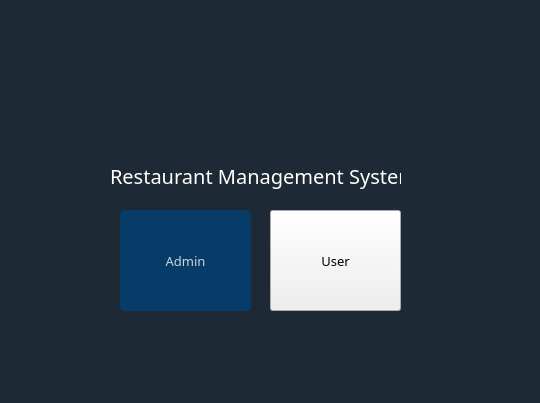
<?xml version="1.0" encoding="UTF-8"?>
<ui version="4.0">
 <class>Form</class>
 <widget class="QWidget" name="Form">
  <property name="geometry">
   <rect>
    <x>0</x>
    <y>0</y>
    <width>540</width>
    <height>403</height>
   </rect>
  </property>
  <property name="windowTitle">
   <string>Form</string>
  </property>
  <widget class="QLabel" name="label">
   <property name="geometry">
    <rect>
     <x>-20</x>
     <y>0</y>
     <width>571</width>
     <height>571</height>
    </rect>
   </property>
   <property name="styleSheet">
    <string notr="true">background-color:rgba(16,30,41,240);
border-radius: 10px;</string>
   </property>
   <property name="text">
    <string/>
   </property>
  </widget>
  <widget class="QPushButton" name="pushButton">
   <property name="geometry">
    <rect>
     <x>120</x>
     <y>210</y>
     <width>131</width>
     <height>101</height>
    </rect>
   </property>
   <property name="font">
    <font>
     <family>Sitka Subheading</family>
     <pointsize>10</pointsize>
    </font>
   </property>
   <property name="styleSheet">
    <string notr="true">QPushButton#pushButton{
background-color:rgba(2,65,118,255);
color:rgba(255,255,255,200);
border-radius:5px;
}
QPushButton#pushButton:pressed{
padding-left:5px;
padding-top:5px;
background-color:rgba(2,65,118,100);
background-position:calc(100% - 10px)center;
}
QPushButton#pushButton{
background-color:rgba(2,65,118,200);
}

</string>
   </property>
   <property name="text">
    <string>Admin</string>
   </property>
  </widget>
  <widget class="QPushButton" name="pushButton_3">
   <property name="geometry">
    <rect>
     <x>270</x>
     <y>210</y>
     <width>131</width>
     <height>101</height>
    </rect>
   </property>
   <property name="font">
    <font>
     <family>Sitka Subheading</family>
     <pointsize>10</pointsize>
    </font>
   </property>
   <property name="styleSheet">
    <string notr="true">QPushButton#evilButton {
    background-color:rgb(85, 85, 255);
    border-style: outset;
    border-width: 2px;
    border-color: beige;
padding-left:5px;
padding-top:5px;
}
QPushButton#evilButton {
    background-color: red;
    border-style: outset;
    border-width: 2px;
    border-radius: 10px;
    border-color: beige;
    font: bold 14px;
    min-width: 10em;
    padding: 6px;
}</string>
   </property>
   <property name="text">
    <string>User</string>
   </property>
  </widget>
  <widget class="QLabel" name="label_3">
   <property name="geometry">
    <rect>
     <x>110</x>
     <y>160</y>
     <width>291</width>
     <height>31</height>
    </rect>
   </property>
   <property name="font">
    <font>
     <family>Bauhaus 93</family>
     <pointsize>15</pointsize>
    </font>
   </property>
   <property name="styleSheet">
    <string notr="true">color:rgb(255, 255, 255)</string>
   </property>
   <property name="text">
    <string>Restaurant Management System</string>
   </property>
  </widget>
 </widget>
 <resources>
  <include location="image.qrc"/>
 </resources>
 <connections/>
</ui>
